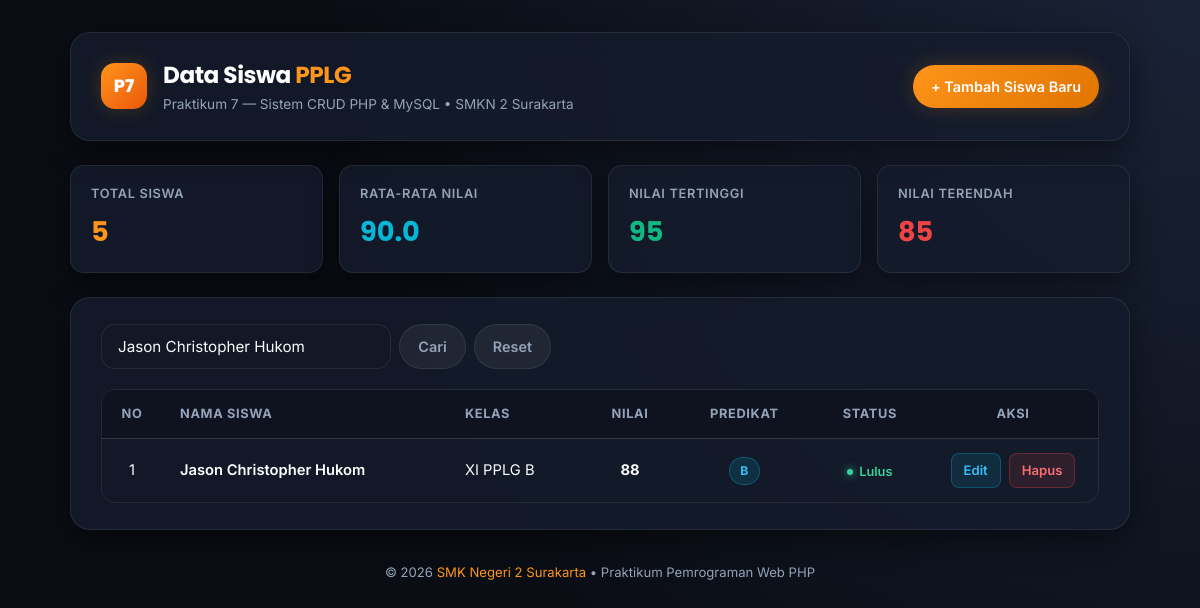
The app's page /index.php?cari=Jason Christopher Hukom with its own data.
### tables this page shows
CREATE TABLE IF NOT EXISTS `siswa` (
  `id` INT(11) NOT NULL AUTO_INCREMENT,
  `nama` VARCHAR(50) NOT NULL,
  `kelas` VARCHAR(20) NOT NULL,
  `nilai` INT(11) NOT NULL,
  PRIMARY KEY (`id`)
);

### index.php (the view, shortened to what this page needs)
<?php
include "koneksi.php";
$cari = isset($_GET['cari']) ? trim($_GET['cari']) : '';
if (!empty($cari)) {
    $stmt = mysqli_prepare($koneksi, "SELECT * FROM siswa WHERE nama LIKE ? OR kelas LIKE ? ORDER BY id DESC");
    $param = "%" . $cari . "%";
    mysqli_stmt_bind_param($stmt, "ss", $param, $param);
    mysqli_stmt_execute($stmt);
    $query = mysqli_stmt_get_result($stmt);
} else {
    $query = mysqli_query($koneksi, "SELECT * FROM siswa ORDER BY id DESC");
}
$stat_query = mysqli_query($koneksi, "SELECT COUNT(*) as total, AVG(nilai) as rata_rata, MAX(nilai) as max_nilai, MIN(nilai) as min_nilai FROM siswa");
$stats = mysqli_fetch_assoc($stat_query);
function hitungPredikat($nilai) {
    if ($nilai >= 80) return ["grade" => "B", "class" => "badge-b"];
    return ["grade" => "D", "class" => "badge-d"];
}
?>
<!DOCTYPE html>
<html lang="id">
<head>
    <link rel="stylesheet" href="style.css">
</head>
<body>
<div class="container">
    <header class="app-header">
        <div class="brand-wrapper">
            <div class="brand-badge">P7</div>
            <div>
                <h1 class="brand-title">Data Siswa <span>PPLG</span></h1>
                <p class="brand-subtitle">Praktikum 7 — Sistem CRUD PHP & MySQL &bull; SMKN 2 Surakarta</p>
            </div>
        </div>
        <div>
            <a href="tambah.php" class="btn btn-primary">+ Tambah Siswa Baru</a>
        </div>
    </header>
    <div class="stats-grid">
        <div class="stat-card">
            <div class="stat-label">Total Siswa</div>
            <div class="stat-value accent-orange"><?= (int)$stats['total'] ?></div>
        </div>
        <div class="stat-card">
            <div class="stat-label">Rata-Rata Nilai</div>
            <div class="stat-value accent-cyan">
                <?= $stats['rata_rata'] !== null ? number_format($stats['rata_rata'], 1) : '0' ?>
            </div>
        </div>
        <div class="stat-card">
            <div class="stat-label">Nilai Tertinggi</div>
            <div class="stat-value accent-emerald"><?= $stats['max_nilai'] !== null ? (int)$stats['max_nilai'] : '0' ?></div>
        </div>
        <div class="stat-card">
            <div class="stat-label">Nilai Terendah</div>
            <div class="stat-value accent-rose"><?= $stats['min_nilai'] !== null ? (int)$stats['min_nilai'] : '0' ?></div>
        </div>
    </div>
    <main class="main-card">
        <div class="toolbar">
            <form action="" method="GET" class="search-box">
                <input
                    type="text"
                    name="cari"
                    class="form-control"
                    placeholder="Cari berdasarkan nama atau kelas..."
                    value="<?= htmlspecialchars($cari) ?>"
                >
                <button type="submit" class="btn btn-secondary">Cari</button>
                <?php if (!empty($cari)): ?>
                    <a href="index.php" class="btn btn-secondary" title="Reset Pencarian">Reset</a>
                <?php endif; ?>
            </form>
        </div>
        <div class="table-responsive">
            <table>
                <thead>
                    <tr>
                        <th class="td-center" style="width: 60px;">No</th>
                        <th>Nama Siswa</th>
                        <th>Kelas</th>
                        <th class="td-center">Nilai</th>
                        <th class="td-center">Predikat</th>
                        <th class="td-center">Status</th>
                        <th class="td-center" style="width: 170px;">Aksi</th>
                    </tr>
                </thead>
                <tbody>
                    <?php
                    $no = 1;
                    if (mysqli_num_rows($query) > 0):
                        while ($data = mysqli_fetch_assoc($query)):
                            $predikatInfo = hitungPredikat($data['nilai']);
                            $statusLulus = ($data['nilai'] >= 75);
                    ?>
                    <tr>
                        <td class="td-center"><?= $no++ ?></td>
                        <td>
                            <span class="student-name"><?= htmlspecialchars($data['nama']) ?></span>
                        </td>
                        <td><?= htmlspecialchars($data['kelas']) ?></td>
                        <td class="td-center">
                            <strong><?= (int)$data['nilai'] ?></strong>
                        </td>
                        <td class="td-center">
                            <span class="badge <?= $predikatInfo['class'] ?>">
                                <?= $predikatInfo['grade'] ?>
                            </span>
                        </td>
                        <td class="td-center">
                            <?php if ($statusLulus): ?>
                                <span class="status-pill status-lulus">Lulus</span>
                            <?php else: ?>
                                <span class="status-pill status-remidi">Remidi</span>
                            <?php endif; ?>
                        </td>
                        <td class="td-center">
                            <div class="actions-group">
                                <a href="edit.php?id=<?= $data['id'] ?>" class="btn btn-sm btn-edit">Edit</a>
                                <a
                                    href="hapus.php?id=<?= $data['id'] ?>"
                                    class="btn btn-sm btn-delete"
                                    onclick="return confirm('Apakah Anda yakin ingin menghapus data siswa <?= htmlspecialchars(addslashes($data['nama'])) ?>?')"
                                >Hapus</a>
                            </div>
                        </td>
                    </tr>
                    <?php
                        endwhile;
                    endif; ?>
                </tbody>
            </table>
        </div>
    </main>
    <footer class="app-footer">
        <p>&copy; 2026 <span>SMK Negeri 2 Surakarta</span> &bull; Praktikum Pemrograman Web PHP</p>
    </footer>
</div>
</body>
</html>

### records on screen
siswa: nama "Jason Christopher Hukom", kelas "XI PPLG B", nilai "88", nilai "B", shows "Lulus"

### other values on screen
$stats['total'] "5"
$stats['rata_rata'] "90.0"
$stats['max_nilai'] "95"
$stats['min_nilai'] "85"
